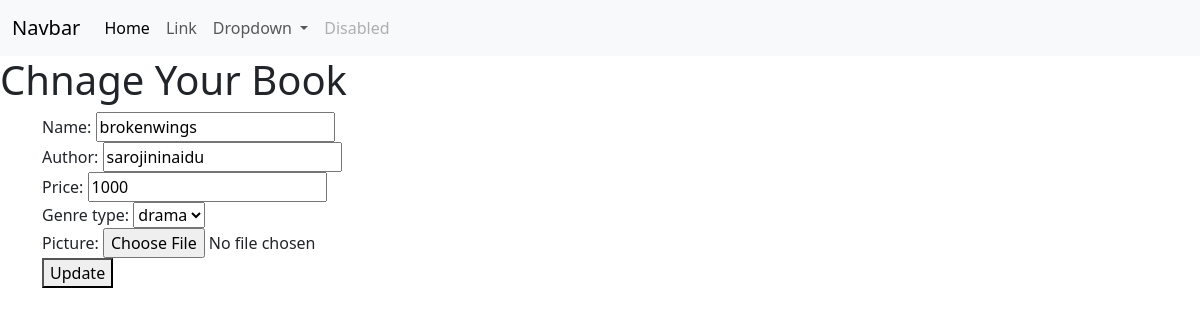
/book/1/change/, run on an earlier commit of the app's database.
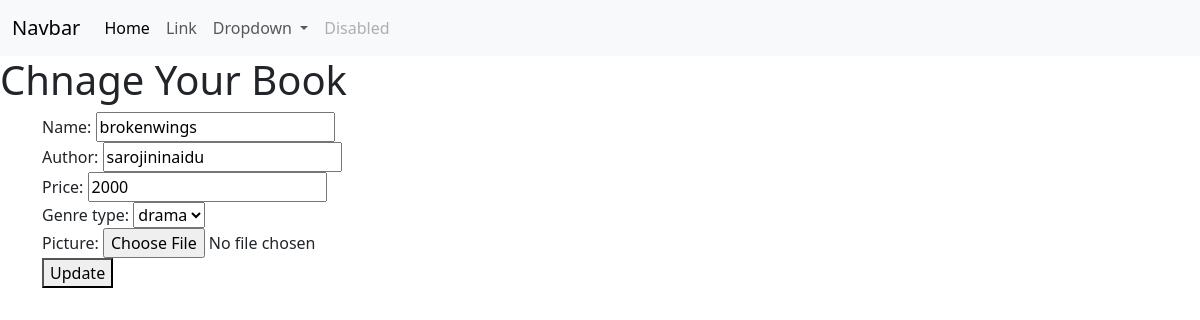
And on a later commit of the database.
### store/models.py (models this page shows, shortened)
class Book(models.Model):
    name=models.CharField(max_length=200)
    author=models.CharField(max_length=200)
    price=models.PositiveIntegerField()
    genre_options=(
        ("love","love"),
        ("horror","horror"),
        ("drama","drama"),
    )
    genre_type=models.CharField(max_length=200,choices=genre_options,default="love")
    picture=models.ImageField(upload_to="book_images",null=True)

### store/views.py (the view, shortened to what this page needs)
# urls.py: path("book/<int:pk>/change/",views.BookUpdateView.as_view(),name="book-update")
class BookUpdateView(View):
    template_name="book_update.html"
    form_class=BookUpdateForm
    def get(self,request,*args,**kwargs):
        id=kwargs.get("pk")
        book_object=Book.objects.get(id=id)
        form_instance=self.form_class(instance=book_object)
        return render(request,self.template_name,{"form":form_instance})

### store/forms.py
class BookUpdateForm(forms.ModelForm):
    class Meta:
        model=Book
        fields="__all__"

### store/templates/book_update.html (shortened to what this page needs)
{%extends 'base.html'%}
{%block main_block%}
<h1>Chnage Your Book</h1>
<div class="container ">
    <form action=""method=post enctype="multipart/form-data">
        {{form}}
        <button type="submit">Update</button>
    </form>
</div>
{%endblock%}

What changed in the data, as far as the page shows it:
changed Book "brokenwings": price "1000" → "2000"
